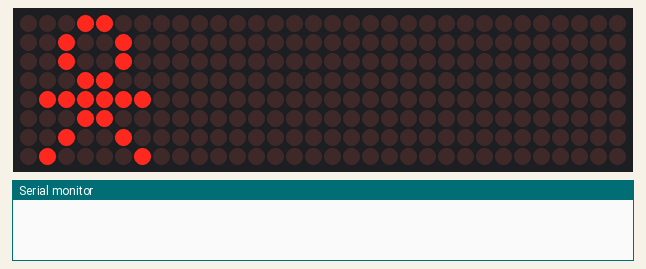
A sketch run on a simulated Arduino Uno, built with avr-gcc and run on an emulated ATmega328P. Shown: 32×8 LED matrix, the last lines printed to the serial monitor.

Above: at 2.07 s.
At 5.09 s:
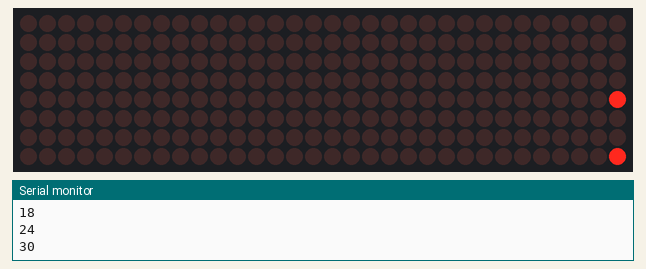
At 8.31 s:
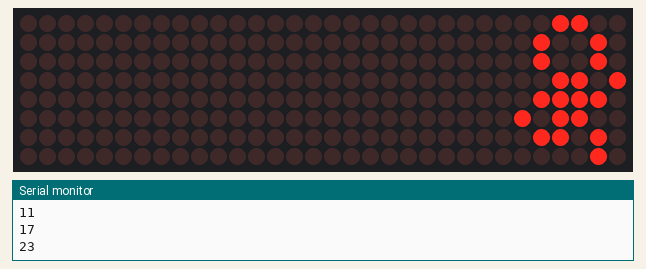
At 14.61 s:
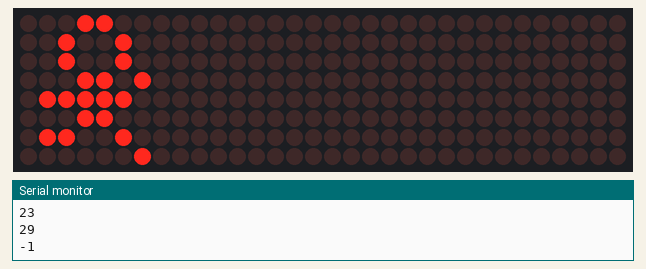
At 22.66 s:
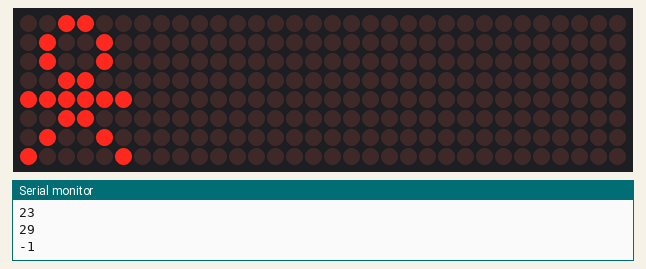
At 39.94 s:
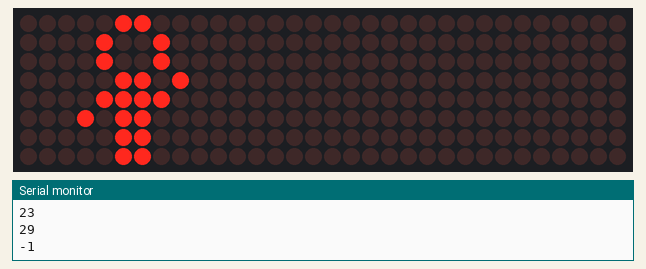

The sketch:

Leo_board.ino
```cpp
#include <LEDMatrixDriver.hpp>
// Define the ChipSelect pin for the led matrix (Dont use the SS or MISO pin of your Arduino!)
// Other pins are arduino specific SPI pins (MOSI=DIN of the LEDMatrix and CLK) see https://www.arduino.cc/en/Reference/SPI
const uint8_t LEDMATRIX_CS_PIN = 9;

// Define LED Matrix dimensions (0-n) - eg: 32x8 = 31x7
const int LEDMATRIX_WIDTH = 31;
const int LEDMATRIX_HEIGHT = 7;
const int LEDMATRIX_SEGMENTS = 4;

int marq = 0;
int sprt = 0;

// The LEDMatrixDriver class instance
LEDMatrixDriver lmd(LEDMATRIX_SEGMENTS, LEDMATRIX_CS_PIN);

void setup() {
  // initialize the display
  lmd.setEnabled(true);
  lmd.setIntensity(10);   // 0 = low, 10 = high
  Serial.begin(9600);
}

int x=0, y=0, x2=0;   // start top left

// This is the font definition. You can use http://gurgleapps.com/tools/matrix to create your own font or sprites.
// If you like the font feel free to use it. I created it myself and donate it to the public domain.
byte font[95][8] = { {0,0,0,0,0,0,0,0}, // SPACE
                     {0x10,0x18,0x18,0x18,0x18,0x00,0x18,0x18}, // EXCL
                     {0x28,0x28,0x08,0x00,0x00,0x00,0x00,0x00}, // QUOT
                     {0x00,0x0a,0x7f,0x14,0x28,0xfe,0x50,0x00}, // #
                     {0x10,0x38,0x54,0x70,0x1c,0x54,0x38,0x10}, // $
                     {0x00,0x60,0x66,0x08,0x10,0x66,0x06,0x00}, // %
                     {0,0,0,0,0,0,0,0}, // &
                     {0x00,0x10,0x18,0x18,0x08,0x00,0x00,0x00}, // '
                     {0x02,0x04,0x08,0x08,0x08,0x08,0x08,0x04}, // (
                     {0x40,0x20,0x10,0x10,0x10,0x10,0x10,0x20}, // )
                     {0x00,0x10,0x54,0x38,0x10,0x38,0x54,0x10}, // *
                     {0x00,0x08,0x08,0x08,0x7f,0x08,0x08,0x08}, // +
                     {0x00,0x00,0x00,0x00,0x00,0x18,0x18,0x08}, // COMMA
                     {0x00,0x00,0x00,0x00,0x7e,0x00,0x00,0x00}, // -
                     {0x00,0x00,0x00,0x00,0x00,0x00,0x06,0x06}, // DOT
                     {0x00,0x04,0x04,0x08,0x10,0x20,0x40,0x40}, // /
                     {0x00,0x38,0x44,0x4c,0x54,0x64,0x44,0x38}, // 0
                     {0x04,0x0c,0x14,0x24,0x04,0x04,0x04,0x04}, // 1
                     {0x00,0x30,0x48,0x04,0x04,0x38,0x40,0x7c}, // 2
                     {0x00,0x38,0x04,0x04,0x18,0x04,0x44,0x38}, // 3
                     {0x00,0x04,0x0c,0x14,0x24,0x7e,0x04,0x04}, // 4
                     {0x00,0x7c,0x40,0x40,0x78,0x04,0x04,0x38}, // 5
                     {0x00,0x38,0x40,0x40,0x78,0x44,0x44,0x38}, // 6
                     {0x00,0x7c,0x04,0x04,0x08,0x08,0x10,0x10}, // 7
                     {0x00,0x3c,0x44,0x44,0x38,0x44,0x44,0x78}, // 8
                     {0x00,0x38,0x44,0x44,0x3c,0x04,0x04,0x78}, // 9
                     {0x00,0x18,0x18,0x00,0x00,0x18,0x18,0x00}, // :
                     {0x00,0x18,0x18,0x00,0x00,0x18,0x18,0x08}, // ;
                     {0x00,0x10,0x20,0x40,0x80,0x40,0x20,0x10}, // <
                     {0x00,0x00,0x7e,0x00,0x00,0xfc,0x00,0x00}, // =
                     {0x00,0x08,0x04,0x02,0x01,0x02,0x04,0x08}, // >
                     {0x00,0x38,0x44,0x04,0x08,0x10,0x00,0x10}, // ?
                     {0x00,0x30,0x48,0xba,0xba,0x84,0x78,0x00}, // @
                     {0x00,0x1c,0x22,0x42,0x42,0x7e,0x42,0x42}, // A
                     {0x00,0x78,0x44,0x44,0x78,0x44,0x44,0x7c}, // B
                     {0x00,0x3c,0x44,0x40,0x40,0x40,0x44,0x7c}, // C
                     {0x00,0x7c,0x42,0x42,0x42,0x42,0x44,0x78}, // D
                     {0x00,0x78,0x40,0x40,0x70,0x40,0x40,0x7c}, // E
                     {0x00,0x7c,0x40,0x40,0x78,0x40,0x40,0x40}, // F
                     {0x00,0x3c,0x40,0x40,0x5c,0x44,0x44,0x78}, // G
                     {0x00,0x42,0x42,0x42,0x7e,0x42,0x42,0x42}, // H
                     {0x00,0x7c,0x10,0x10,0x10,0x10,0x10,0x7e}, // I
                     {0x00,0x7e,0x02,0x02,0x02,0x02,0x04,0x38}, // J
                     {0x00,0x44,0x48,0x50,0x60,0x50,0x48,0x44}, // K
                     {0x00,0x40,0x40,0x40,0x40,0x40,0x40,0x7c}, // L
                     {0x00,0x82,0xc6,0xaa,0x92,0x82,0x82,0x82}, // M
                     {0x00,0x42,0x42,0x62,0x52,0x4a,0x46,0x42}, // N
                     {0x00,0x3c,0x42,0x42,0x42,0x42,0x44,0x38}, // O
                     {0x00,0x78,0x44,0x44,0x48,0x70,0x40,0x40}, // P
                     {0x00,0x3c,0x42,0x42,0x52,0x4a,0x44,0x3a}, // Q
                     {0x00,0x78,0x44,0x44,0x78,0x50,0x48,0x44}, // R
                     {0x00,0x38,0x40,0x40,0x38,0x04,0x04,0x78}, // S
                     {0x00,0x7e,0x90,0x10,0x10,0x10,0x10,0x10}, // T
                     {0x00,0x42,0x42,0x42,0x42,0x42,0x42,0x3e}, // U
                     {0x00,0x42,0x42,0x42,0x42,0x44,0x28,0x10}, // V
                     {0x80,0x82,0x82,0x92,0x92,0x92,0x94,0x78}, // W
                     {0x00,0x42,0x42,0x24,0x18,0x24,0x42,0x42}, // X
                     {0x00,0x44,0x44,0x28,0x10,0x10,0x10,0x10}, // Y
                     {0x00,0x7c,0x04,0x08,0x7c,0x20,0x40,0xfe}, // Z
                      // (the font does not contain any lower case letters. you can add your own.)
                  };    // {}, //

// Marquee speed
const int ANIM_DELAY =80;

// Marquee text
char text[] = "LEO";
int len = strlen(text);

char text2[] = "ISLA";
int len2 =strlen(text2);

//-----------------------  running sprite
byte a[8]={ B00011000,
            B00100100,
            B00100100,
            B00011000,
            B01111110,
            B00011000,
            B00100100,
            B01000010};

byte b[8]={ B00011000,
            B00100100,
            B00100100,
            B00011010,
            B01111100,
            B00011000,
            B01100100,
            B00000010};

byte c[8]={ B00011000,
            B00100100,
            B00100100,
            B00011010,
            B00111100,
            B01011000,
            B00110100,
            B00000100};

byte d[8]={ B00011000,
            B00100100,
            B00100100,
            B00011010,
            B00111100,
            B01011000,
            B00011000,
            B00011000};

byte e[8]={ B00011000,
            B00100100,
            B00100100,
            B00011010,
            B00111100,
            B01011000,
            B00010100,
            B00010000};

byte f[8]={ B00011000,
            B00100100,
            B00100100,
            B00011000,
            B00111110,
            B01011000,
            B00010100,
            B00010100};


const int ANIM_DELAY2 = 100;

void loop()
{
 while(marq==0){
  // ----------Draw the text to the current position
 drawString(text, len, x, 0);
   // In case you wonder why we don't have to call lmd.clear() in every loop: The font has a opaque (black) background...

 // Toggle display of the new framebuffer
 lmd.display();

 // Wait to let the human read the display
 delay(ANIM_DELAY);

 // Advance to next coordinate
 if( --x < len * -8 )
   x = LEDMATRIX_WIDTH;
if (x ==31){
  marq=1;
  sprt=0;
}
}
//------------------
 while(sprt==0){
  drawSprite( (byte*)&a, x2++, 0, 8, 8 );
  lmd.display();
  delay(ANIM_DELAY2);

  lmd.clear();
  drawSprite( (byte*)&b, x2++, 0, 8, 8 );
  lmd.display();
  delay(ANIM_DELAY2);

  lmd.clear();
  drawSprite( (byte*)&c, x2++, 0, 8, 8 );
  lmd.display();
  delay(ANIM_DELAY2);

  lmd.clear();
  drawSprite( (byte*)&d, x2++, 0, 8, 8 );
  lmd.display();
  delay(ANIM_DELAY2);

  lmd.clear();
  drawSprite( (byte*)&e, x2++, 0, 8, 8 );
  lmd.display();
  delay(ANIM_DELAY2);

  lmd.clear();
  drawSprite( (byte*)&f, x2++, 0, 8, 8 );
  lmd.display();
  delay(ANIM_DELAY2);

  if( x2 > LEDMATRIX_WIDTH )
    x2= -1;
Serial.println(x2);
if (x2 ==29){
  sprt=1;
  marq=0;
  x2=31;
}
 }
 while(marq==0){
  // ----------Draw the text to the current position
 drawString(text2, len2, x, 0);
   // In case you wonder why we don't have to call lmd.clear() in every loop: The font has a opaque (black) background...
 // Toggle display of the new framebuffer
 lmd.display();
 // Wait to let the human read the display
 delay(ANIM_DELAY);
 // Advance to next coordinate
 if( --x < len2 * -8 )
   x = LEDMATRIX_WIDTH;
if (x ==31){
  marq=1;
  sprt=0;
}
}
 while(sprt==0){
  drawSprite( (byte*)&a, x2++, 0, 8, 8 );
  lmd.display();
  delay(ANIM_DELAY2);

  lmd.clear();
  drawSprite( (byte*)&b, x2++, 0, 8, 8 );
  lmd.display();
  delay(ANIM_DELAY2);

  lmd.clear();
  drawSprite( (byte*)&c, x2++, 0, 8, 8 );
  lmd.display();
  delay(ANIM_DELAY2);

  lmd.clear();
  drawSprite( (byte*)&d, x2++, 0, 8, 8 );
  lmd.display();
  delay(ANIM_DELAY2);

  lmd.clear();
  drawSprite( (byte*)&e, x2++, 0, 8, 8 );
  lmd.display();
  delay(ANIM_DELAY2);

  lmd.clear();
  drawSprite( (byte*)&f, x2++, 0, 8, 8 );
  lmd.display();
  delay(ANIM_DELAY2);

  if( x2 > LEDMATRIX_WIDTH )
    x2= -1;
Serial.println(x2);
if (x2 ==29){
  sprt=1;
  marq=0;
  x2=31;
}
 }
}


/**
 * This function draws a string of the given length to the given position.
 */
void drawString(char* text, int len, int x, int y )
{
  for( int idx = 0; idx < len; idx ++ )
  {
    int c = text[idx] - 32;

    // stop if char is outside visible area
    if( x + idx * 8  > LEDMATRIX_WIDTH )
      return;

    // only draw if char is visible
    if( 8 + x + idx * 8 > 0 )
      drawSprite( font[c], x + idx * 8, y, 8, 8 );
  }
}

/**
 * This draws a sprite to the given position using the width and height supplied (usually 8x8)
 */
void drawSprite( byte* sprite, int x2, int y, int width, int height )
{
  // The mask is used to get the column bit from the sprite row
  byte mask = B10000000;

  for( int iy = 0; iy < height; iy++ )
  {
    for( int ix = 0; ix < width; ix++ )
    {
      lmd.setPixel(x2 + ix, y + iy, (bool)(sprite[iy] & mask ));

      // shift the mask by one pixel to the right
      mask = mask >> 1;
    }

    // reset column mask
    mask = B10000000;
  }
}
```
